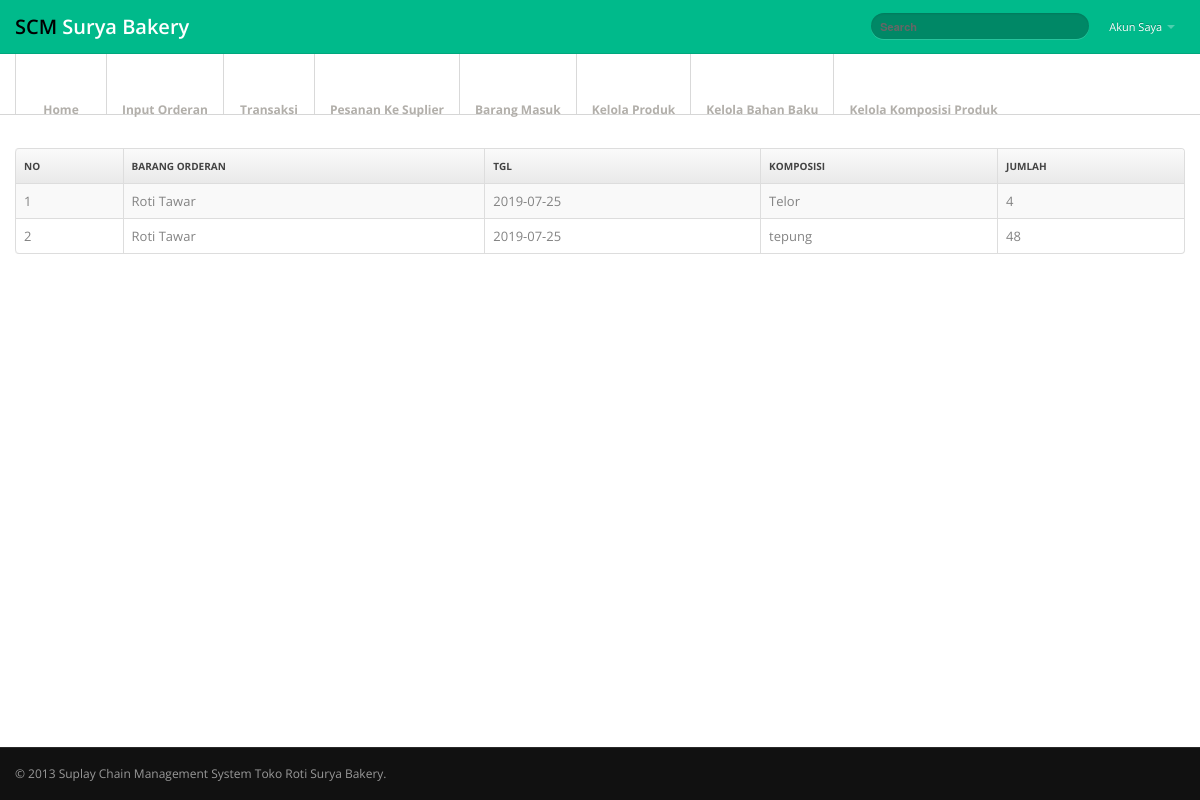
The page /admin.php?module=details&id_detail=1 (signed in) on the database as committed earlier.
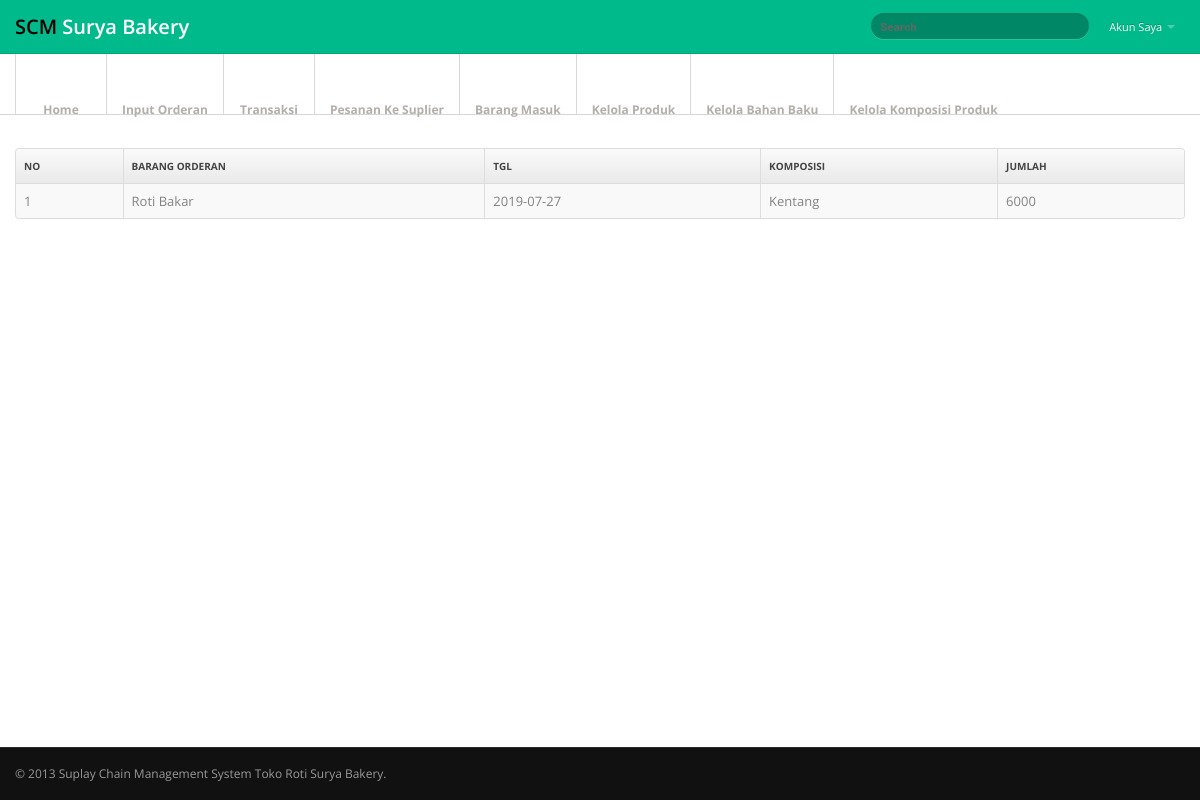
The same page on the database as committed later.
### tables this page shows
CREATE TABLE `trx_bk` (
  `id_trx_bk` int(11) NOT NULL,
  `id_trx_pelanggan` int(11) NOT NULL,
  `pesanan` varchar(30) NOT NULL,
  `tgl` date NOT NULL,
  `bahan` varchar(20) NOT NULL,
  `jumlah` int(11) NOT NULL
);

CREATE TABLE `barang_tersedia` (
  `id_barang_tersedia` varchar(11) NOT NULL,
  `nama` varchar(60) NOT NULL
);

CREATE TABLE `bahan_baku` (
  `id_bahan_baku` int(11) NOT NULL,
  `nama_bahan_baku` varchar(100) NOT NULL,
  `satuan_bahan_baku` varchar(30) NOT NULL
);

### module/admin/details.php (the view)
<div class="container">
  <div class="row">
    <div class="span12">
    		<?php
          include 'module/koneksi.php';
          $id_detail = $_GET['id_detail'];
          $query = mysqli_query($koneksi, "SELECT trx_bk.*, barang_tersedia.*, bahan_baku.* from trx_bk JOIN barang_tersedia ON trx_bk.pesanan = barang_tersedia.id_barang_tersedia JOIN bahan_baku ON trx_bk.bahan = bahan_baku.id_bahan_baku where trx_bk.id_trx_pelanggan = $id_detail");
        ?>
        <div class="panel-body table-responsive">
          <table id="example" class="table table-striped table-bordered" cellspacing="0" width="100%">
          <thead>
            <th>No</th>
            <th>Barang Orderan</th>
            <th>Tgl</th>
            <th>Komposisi</th>
            <th>Jumlah</th>
          </thead>
          <tbody>
          <?php
            $no = 1;
            while ($row = mysqli_fetch_array($query)) { ?>
            <tr>
              <td><?php echo $no++; ?></td>
              <td><?php echo $row['nama']; ?></td>
              <td><?php echo $row['tgl']; ?></td>
              <td><?php echo $row['nama_bahan_baku']; ?></td>
              <td><?php echo $row['jumlah']; ?></td>
            </tr>
            <?php } ?>
          </tbody>
        </table>
        </div>
    </div>
  </div>
</div>

### admin.php (shortened to what this page needs)
<?php
	if ($_SESSION['id_role'] != 1) {
		header("location: index.php");
	}
	else
	{
	?>
	<?php
		include 'module/templates/head.php';
		include 'module/templates/header.php';
		include 'module/admin/templates/leftbar.php';
		require_once('module/admin/'.$_GET['module'].'.php');
		include 'module/templates/footer.php';
	?>
<?php } ?>

### module/templates/head.php (shortened to what this page needs)
<!DOCTYPE html>
<html>
<head>
<link href="assets/css/bootstrap.min.css" rel="stylesheet">
<link href="assets/css/bootstrap-responsive.min.css" rel="stylesheet">
<link href="assets/css/font-awesome.css" rel="stylesheet">
<link href="assets/css/style.css" rel="stylesheet">
<link href="assets/css/dashboard.css" rel="stylesheet">
<link href="assets/css/signin.css" rel="stylesheet" type="text/css">
<link href="assets/css/cssku.css" rel="stylesheet" type="text/css">
<link rel="stylesheet" type="text/css" href="assets/css/mycss.css">
<link rel="stylesheet" type="text/css" href="assets/css/datatables/dataTables.bootstrap.css">
</head>

### module/templates/header.php (shortened to what this page needs)
<body data-post="http://www.egrappler.com/templatevamp-free-twitter-bootstrap-admin-template/">
<div class="navbar navbar-fixed-top">
  <div class="navbar-inner">
    <div class="container"> <a class="brand" href="?module=home"><span style="color: black;">SCM </span> Surya Bakery </a>
      <div class="nav-collapse">
        <ul class="nav pull-right">
          <li class="dropdown"><a href="#" class="dropdown-toggle" data-toggle="dropdown"> Akun Saya <b class="caret"></b></a>
          </li>
        </ul>
        <form class="navbar-search pull-right">
          <input type="text" class="search-query" placeholder="Search">
        </form>
      </div>
    </div>
  </div>
</div>

### module/admin/templates/leftbar.php
<div class="subnavbar">
  <div class="subnavbar-inner">
    <div class="container">
      <ul class="mainnav">
        <li id="menu" <?php if ($_GET['module'] == 'home') {
          echo 'class="active"';
        } ?>><a href="?module=home"><i class="fas fa-home fa-2x"></i><span>Home</span> </a> </li>
        <li id="menu" <?php if ($_GET['module'] == 'orderan_pelanggan') {
          echo 'class="active"';
        } ?>><a href="?module=orderan_pelanggan"><i class="fas fa-pencil-alt fa-2x"></i><span>Input Orderan</span> </a> </li>
         <li id="menu" <?php if ($_GET['module'] == 'transaksi') {
          echo 'class="active"';
        } ?>><a href="?module=transaksi"><i class="fas fa-pencil-alt fa-2x"></i><span>Transaksi</span> </a> </li>
        <li id="menu" <?php if ($_GET['module'] == 'barang_yang_akan_diorder') {
          echo 'class="active"';
        } ?>><a href="?module=barang_yang_akan_diorder"><i class="fas fa-list-alt fa-2x"></i><span>Pesanan Ke Suplier</span> </a></li>
        <li id="menu" <?php if ($_GET['module'] == 'barang') {
          echo 'class="active"';
        } ?>><a href="?module=barang"><i class="fas fa-cart-arrow-down fa-2x"></i><span>Barang Masuk</span> </a></li>
         <li id="menu" <?php if ($_GET['module'] == 'kelola_product') {
          echo 'class="active"';
        } ?>><a href="?module=kelola_product"><i class="fas fa-cube fa-2x"></i><span>Kelola Produk</span> </a> </li>
        <li id="menu" <?php if ($_GET['module'] == 'kelola_bahan_baku') {
          echo 'class="active"';
        } ?>><a href="?module=kelola_bahan_baku"><i class="fas fa-cube fa-2x"></i><span>Kelola Bahan Baku</span> </a> </li>
        <li id="menu" <?php if ($_GET['module'] == 'komposisi_barang') {
          echo 'class="active"';
        } ?>><a href="?module=komposisi_barangs"><i class="fas fa-cubes fa-2x"></i><span>Kelola Komposisi Produk</span> </a> </li>
      </ul>
    </div>
  </div>
</div>

### module/templates/footer.php (shortened to what this page needs)
<div class="footer" style="position: fixed; bottom: 0px; width: 100%;">
  <div class="footer-inner">
    <div class="container">
      <div class="row">
        <div class="span12"> &copy; 2013 <a href="http://www.egrappler.com/">Suplay Chain Management System Toko Roti Surya Bakery</a>. </div>
      </div>
    </div>
  </div>
</div>
</body>
</html>

### assets/css/style.css (style rules this page uses)
body { background: #f9f6f1; font: 13px/1.7em 'Open Sans'; }
input, button, select, textarea { font-family: 'Open Sans'; }
.table td { vertical-align: middle; }
.table-bordered th { background: #E9E9E9; background:-moz-linear-gradient(top, #FAFAFA 0%, #E9E9E9 100%); background:-webkit-gradient(linear, left top, left bottom, color-stop(0%,#FAFAFA), color-stop(100%,#E9E9E9)); background:-webkit-linear-gradient(top, #FAFAFA 0%,#E9E9E9 100%); background:-o-linear-gradient(top, #FAFAFA 0%,#E9E9E9 100%); background:-ms-linear-gradient(top, #FAFAFA 0%,#E9E9E9 100%); background:linear-gradient(top, #FAFAFA 0%,#E9E9E9 100%); filter: progid:DXImageTransform.Microsoft.gradient(startColorstr='#FAFAFA', endColorstr='#E9E9E9'); -ms-filter: "progid:DXImageTransform.Microsoft.gradient(startColorstr='#FAFAFA', endColorstr='#E9E9E9')"; font-size: 10px; color: #444; text-transform: uppercase; }
.navbar .container { position: relative; }
.navbar-inner { padding: 7px 0; background: #00ba8b !important; -moz-border-radius: 0; -webkit-border-radius: 0; border-radius: 0; }
.navbar-fixed-top { position: static; }
.navbar .nav a { font-size: 11px; }
.navbar .nav>li>a { color:#fff !important; }
.navbar .brand { font-weight: 600; position: relative; top: 2px; }
.navbar .search-query { background-color: #444; width: 150px; font-size: 11px; font-weight: bold; }
.navbar-search .search-query { background:#008866; border:0; color:#fff; line-height:normal; }
.subnavbar { margin-bottom: 2.5em; }
.subnavbar-inner { height: 60px; background: #fff; border-bottom: 1px solid #d6d6d6; }
.subnavbar .container > ul { display: inline-block; height: 80px; padding: 0; margin: 0; }
.subnavbar .container > ul > li { float: left; min-width: 90px; height: 60px; padding: 0; margin: 0; text-align: center; list-style: none; border-left: 1px solid #d9d9d9; }
.subnavbar .container > ul > li > a { display: block; height: 100%; padding: 0 15px; font-size: 12px; font-weight: bold; color: #b2afaa; }
.subnavbar .container > ul > li > a > i { display: inline-block; width: 24px; height: 24px; margin-top: 11px; margin-bottom: -3px; font-size: 20px; }
.subnavbar .container > ul > li > a > span { display: block; }
.footer { margin-top: 0; border-top: 1px solid #292929; }
.footer-inner { padding: 15px 0; font-size: 12px; background: #111; color: #999; }
.footer a { color: #999; }
@media (min-width: 1200px) { .navbar .search-query { width: 200px; } }

### assets/css/signin.css (style rules this page uses)
body { background: url(../../img/body-bg.png); color:#838383; font: 13px/1.7em 'Open Sans'; }

### assets/css/cssku.css (style rules this page uses)
#menu { padding-top: 10px; height: 50px;" }

Rows that differ between the two databases and show on the page:
removed trx_bk: pesanan.nama "Roti Tawar", tgl "2019-07-25", bahan_baku.nama_bahan_baku "tepung", jumlah "48"
changed trx_bk: pesanan.nama "Roti Tawar" → "Roti Bakar"; tgl "2019-07-25" → "2019-07-27"; bahan_baku.nama_bahan_baku "Telor" → "Kentang"; jumlah "4" → "6000"
